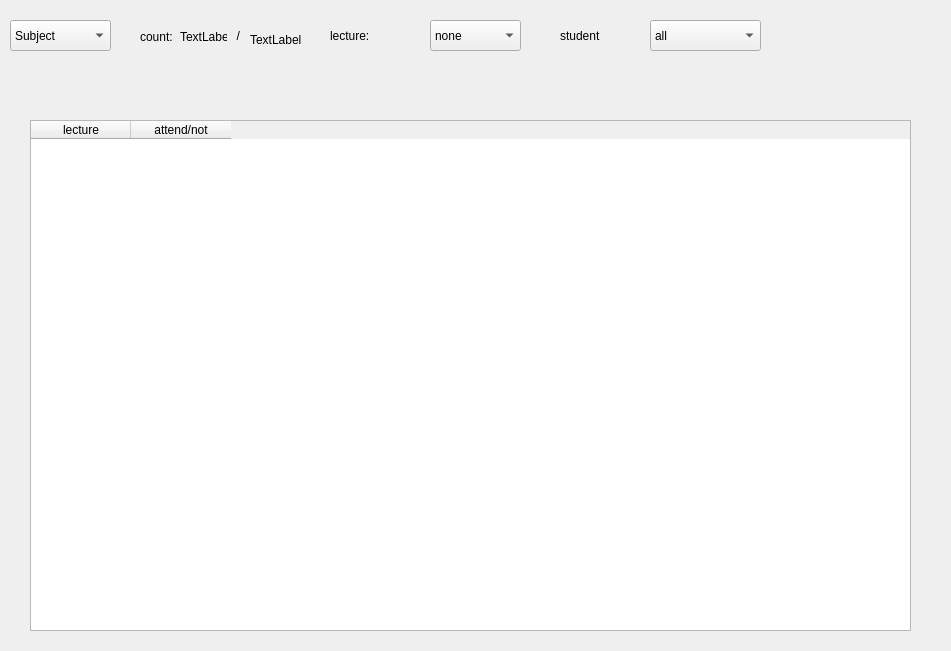
<?xml version="1.0" encoding="UTF-8"?>
<ui version="4.0">
 <class>Frame</class>
 <widget class="QFrame" name="Frame">
  <property name="geometry">
   <rect>
    <x>0</x>
    <y>0</y>
    <width>951</width>
    <height>651</height>
   </rect>
  </property>
  <property name="windowTitle">
   <string>Frame</string>
  </property>
  <widget class="QLabel" name="label">
   <property name="geometry">
    <rect>
     <x>0</x>
     <y>0</y>
     <width>951</width>
     <height>651</height>
    </rect>
   </property>
   <property name="styleSheet">
    <string notr="true">background-image: url(:/newPrefix/cla-classroom-students-01-m.jpg);</string>
   </property>
   <property name="text">
    <string/>
   </property>
  </widget>
  <widget class="QComboBox" name="subject">
   <property name="geometry">
    <rect>
     <x>10</x>
     <y>20</y>
     <width>101</width>
     <height>31</height>
    </rect>
   </property>
   <property name="styleSheet">
    <string notr="true">font: 75 italic 14pt &quot;Freefrm721 BT&quot;;</string>
   </property>
   <item>
    <property name="text">
     <string>Subject</string>
    </property>
   </item>
  </widget>
  <widget class="QLabel" name="label_2">
   <property name="geometry">
    <rect>
     <x>140</x>
     <y>30</y>
     <width>47</width>
     <height>13</height>
    </rect>
   </property>
   <property name="text">
    <string>count:</string>
   </property>
  </widget>
  <widget class="QLabel" name="label_3">
   <property name="geometry">
    <rect>
     <x>230</x>
     <y>20</y>
     <width>41</width>
     <height>31</height>
    </rect>
   </property>
   <property name="text">
    <string>  /</string>
   </property>
  </widget>
  <widget class="QLabel" name="label_4">
   <property name="geometry">
    <rect>
     <x>250</x>
     <y>30</y>
     <width>51</width>
     <height>20</height>
    </rect>
   </property>
   <property name="text">
    <string>TextLabel</string>
   </property>
  </widget>
  <widget class="QLabel" name="label_5">
   <property name="geometry">
    <rect>
     <x>180</x>
     <y>30</y>
     <width>47</width>
     <height>13</height>
    </rect>
   </property>
   <property name="text">
    <string>TextLabel</string>
   </property>
  </widget>
  <widget class="QTableWidget" name="lecture_attendance">
   <property name="geometry">
    <rect>
     <x>30</x>
     <y>120</y>
     <width>881</width>
     <height>511</height>
    </rect>
   </property>
   <column>
    <property name="text">
     <string>lecture</string>
    </property>
   </column>
   <column>
    <property name="text">
     <string>attend/not</string>
    </property>
   </column>
  </widget>
  <widget class="QLabel" name="label_6">
   <property name="geometry">
    <rect>
     <x>850</x>
     <y>10</y>
     <width>51</width>
     <height>101</height>
    </rect>
   </property>
   <property name="styleSheet">
    <string notr="true">image: url(:/newPrefix/img/icons8-back-100-copy-2.png);</string>
   </property>
   <property name="text">
    <string/>
   </property>
  </widget>
  <widget class="QComboBox" name="lecuter">
   <property name="geometry">
    <rect>
     <x>650</x>
     <y>20</y>
     <width>111</width>
     <height>31</height>
    </rect>
   </property>
   <property name="styleSheet">
    <string notr="true">font: 75 italic 14pt &quot;Freefrm721 BT&quot;;</string>
   </property>
   <item>
    <property name="text">
     <string>all</string>
    </property>
   </item>
  </widget>
  <widget class="QComboBox" name="comboBox">
   <property name="geometry">
    <rect>
     <x>430</x>
     <y>20</y>
     <width>91</width>
     <height>31</height>
    </rect>
   </property>
   <property name="styleSheet">
    <string notr="true">font: 75 italic 14pt &quot;Freefrm721 BT&quot;;</string>
   </property>
   <item>
    <property name="text">
     <string>none</string>
    </property>
   </item>
  </widget>
  <widget class="QLabel" name="label_7">
   <property name="geometry">
    <rect>
     <x>330</x>
     <y>20</y>
     <width>91</width>
     <height>31</height>
    </rect>
   </property>
   <property name="styleSheet">
    <string notr="true">font: 75 italic 14pt &quot;Freefrm721 BT&quot;;</string>
   </property>
   <property name="text">
    <string>lecture:</string>
   </property>
  </widget>
  <widget class="QLabel" name="label_8">
   <property name="geometry">
    <rect>
     <x>560</x>
     <y>26</y>
     <width>81</width>
     <height>20</height>
    </rect>
   </property>
   <property name="styleSheet">
    <string notr="true">font: 75 italic 14pt &quot;Freefrm721 BT&quot;;</string>
   </property>
   <property name="text">
    <string>student</string>
   </property>
  </widget>
 </widget>
 <resources>
  <include location="attendance.qrc"/>
 </resources>
 <connections/>
</ui>
